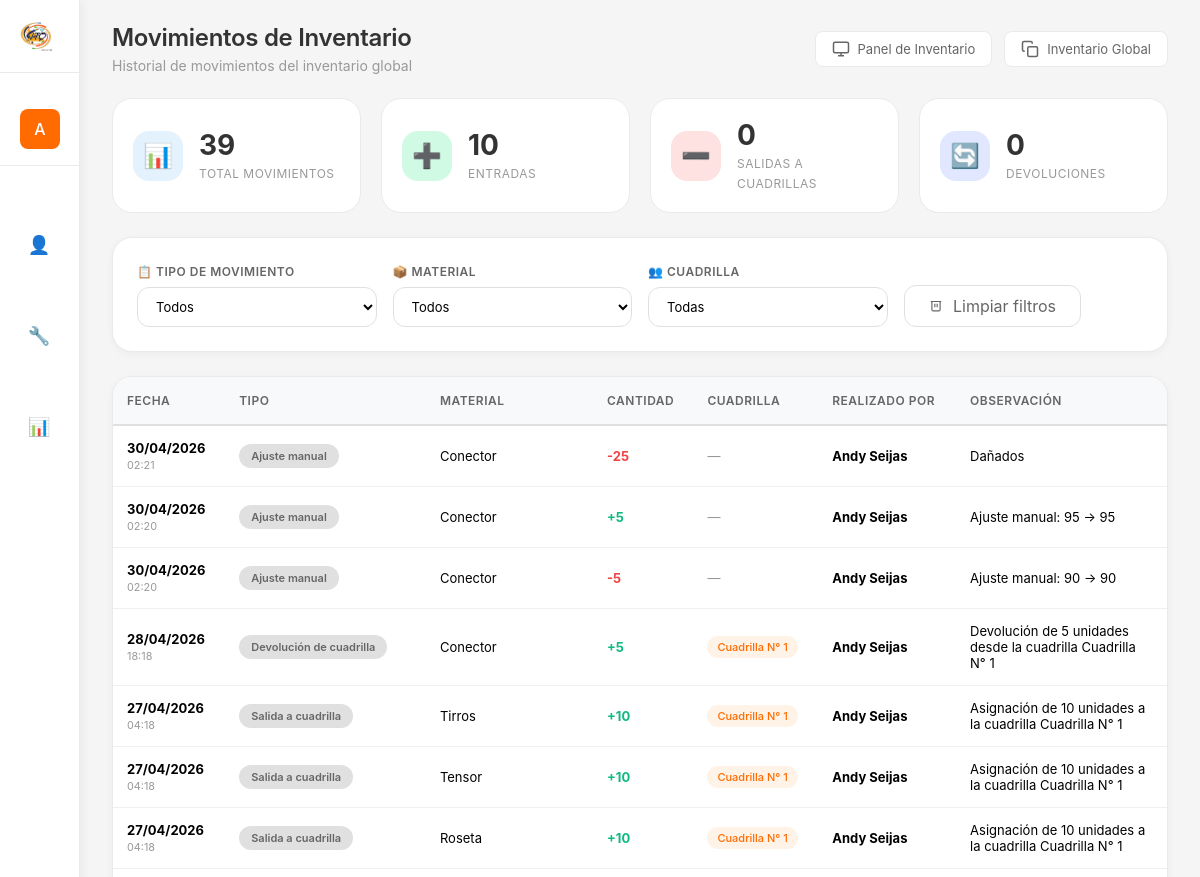
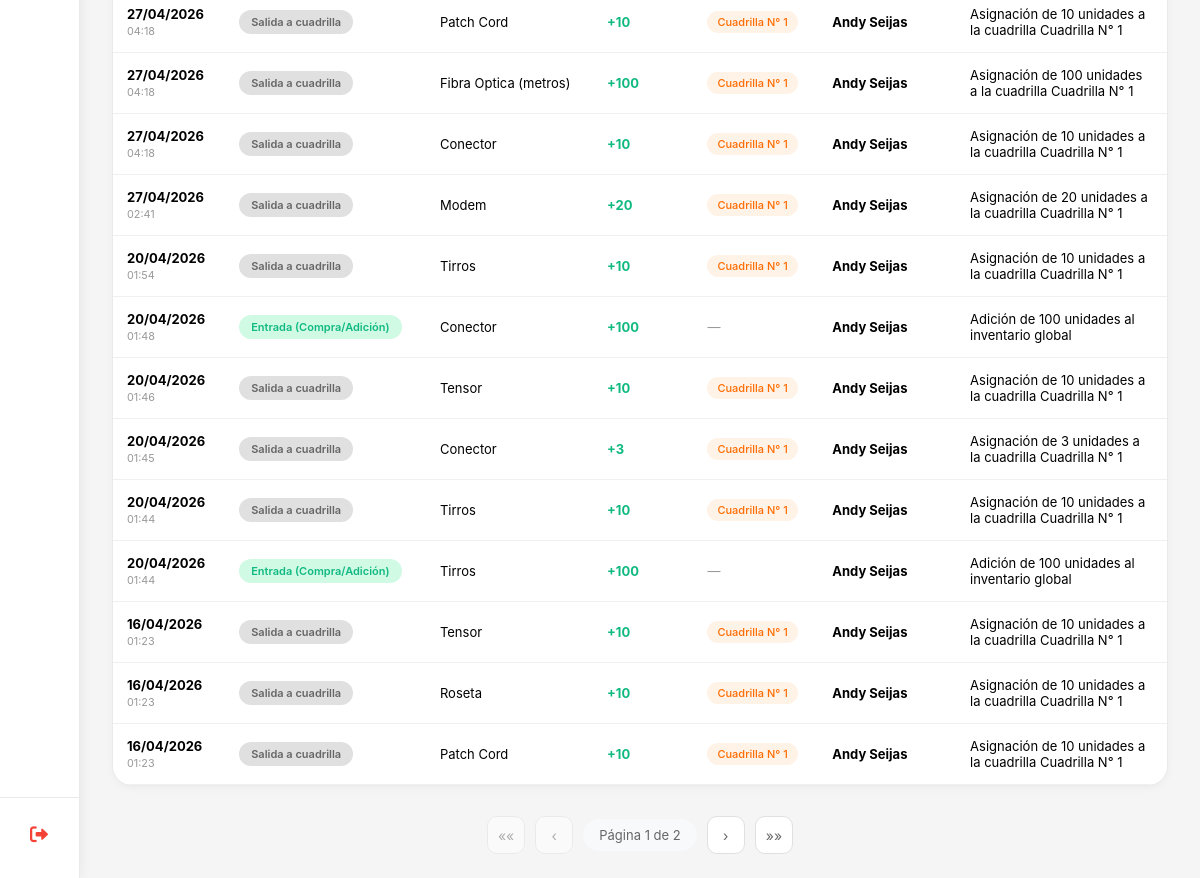
Page /inventario/movimientos/ (signed in) on the earlier database version (2 pictures, top to bottom).
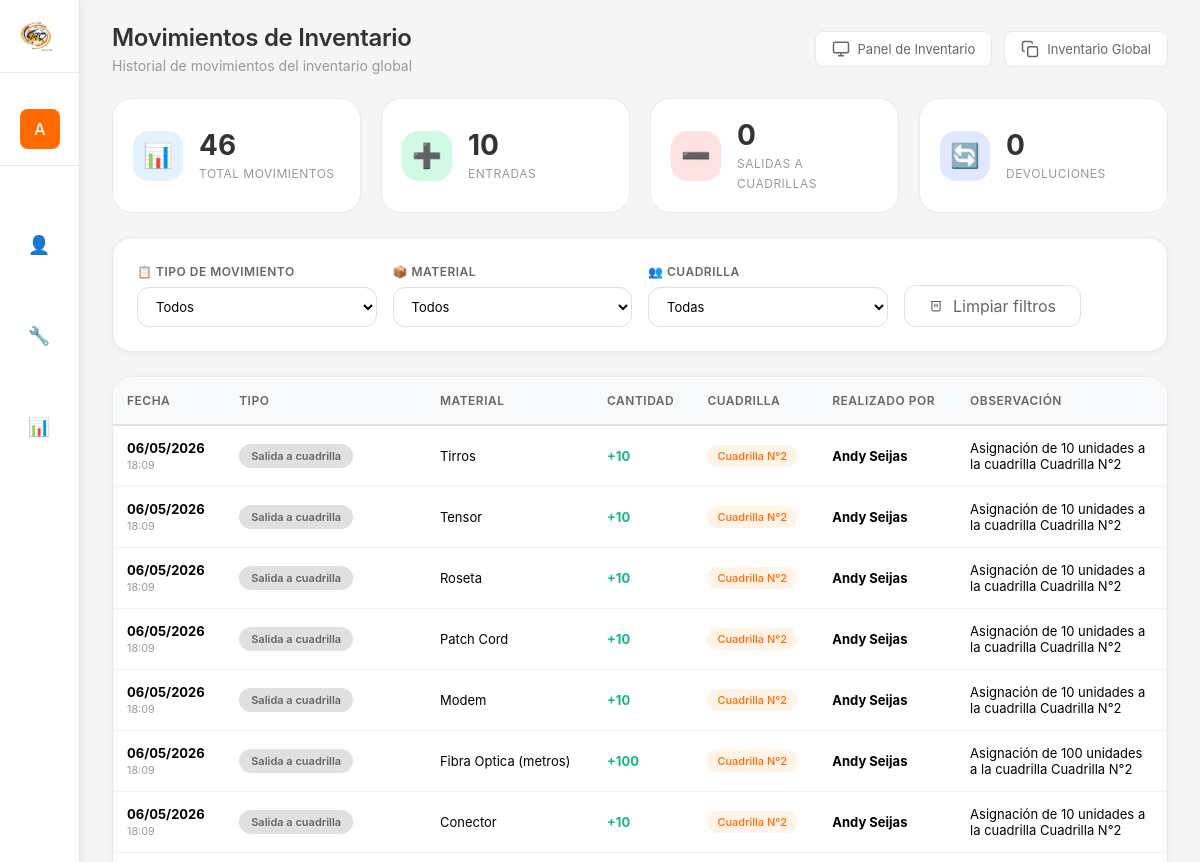
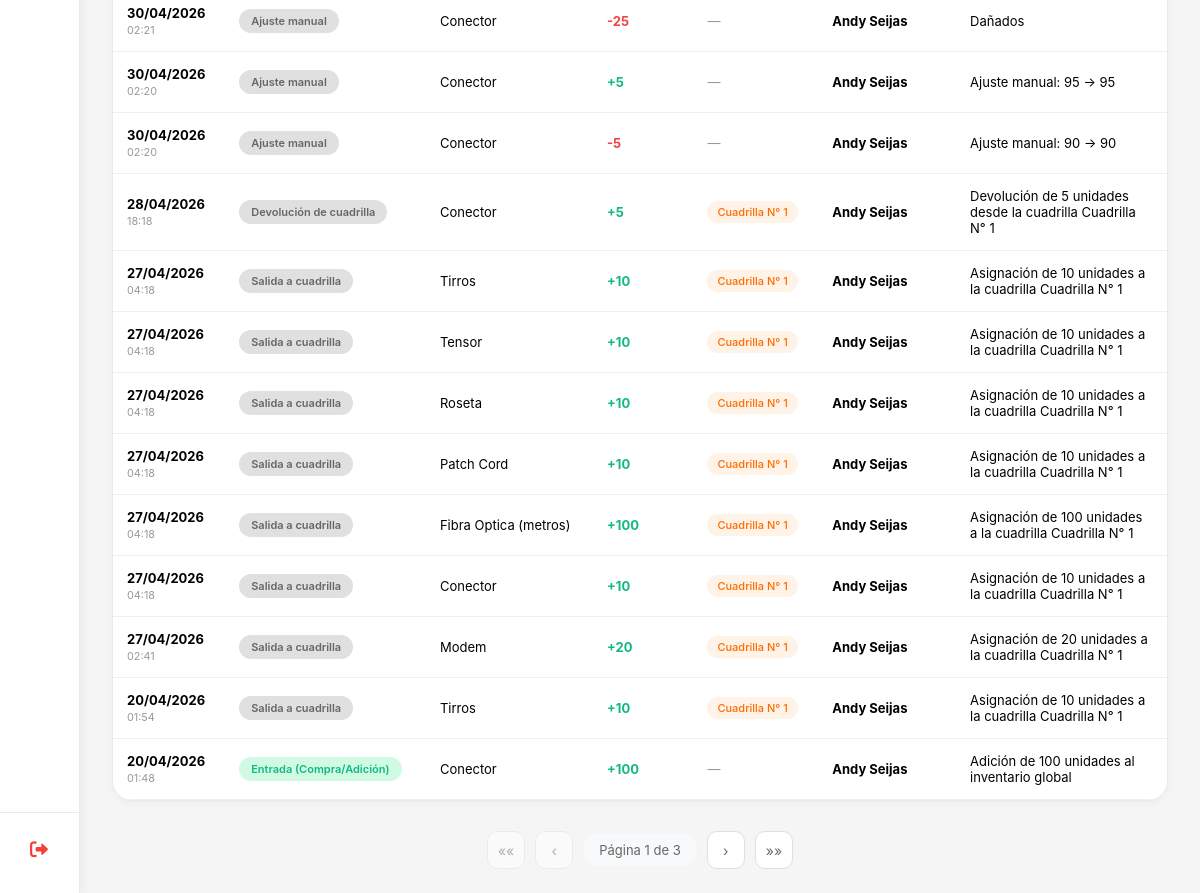
Same page on the later database version (2 pictures, top to bottom).
### myapp/models.py (models this page shows, shortened)
class MovimientoInventario(models.Model):
    class TipoMovimiento(models.TextChoices):
        ENTRADA = 'ENTRADA', 'Entrada (Compra/Adición)'
        SALIDA_A_CUADRILLA = 'SALIDA_CUADRILLA', 'Salida a cuadrilla'
        DEVOLUCION_CUADRILLA = 'DEVOLUCION', 'Devolución de cuadrilla'
        GASTO_INSTALACION = 'GASTO_INSTALACION', '🔧 Gasto en instalación'
        GASTO_SOPORTE = 'GASTO_SOPORTE', 'Gasto en soporte'
        AJUSTE = 'AJUSTE', 'Ajuste manual'
    material = models.ForeignKey(
        Material,
        on_delete=models.CASCADE,
        related_name='movimientos',
        verbose_name="Material"
    )
    tipo = models.CharField(
        max_length=30,
        choices=TipoMovimiento.choices,
        verbose_name="Tipo de movimiento"
    )
    cantidad = models.IntegerField(verbose_name="Cantidad")
    cuadrilla = models.ForeignKey(
        Cuadrilla,
        on_delete=models.SET_NULL,
        null=True,
        blank=True,
        related_name='movimientos_inventario',
        verbose_name="Cuadrilla relacionada"
    )
    instalacion = models.ForeignKey(
        'Instalacion',
        on_delete=models.SET_NULL,
        null=True,
        blank=True,
        related_name='movimientos_inventario',
        verbose_name="Instalación relacionada"
    )
    soporte = models.ForeignKey(
        'Soporte',
        on_delete=models.SET_NULL,
        null=True,
        blank=True,
        related_name='movimientos_inventario',
        verbose_name="Soporte relacionado"
    )
    observacion = models.TextField(max_length=500, blank=True, null=True)
    fecha_movimiento = models.DateTimeField(auto_now_add=True)
    realizado_por = models.ForeignKey(
        User,
        on_delete=models.SET_NULL,
        null=True,
        blank=True,
        related_name='movimientos_inventario',
        verbose_name="Realizado por"
    )
    class Meta:
        verbose_name = "Movimiento de Inventario"
        verbose_name_plural = "Movimientos de Inventario"
        ordering = ['-fecha_movimiento']

class Material(models.Model):
    nombre = models.CharField(max_length=50, unique=True, verbose_name="Nombre del material")
    activo = models.BooleanField(default=True, verbose_name="Activo")
    fecha_creacion = models.DateTimeField(auto_now_add=True)
    class Meta:
        verbose_name = "Material"
        verbose_name_plural = "Materiales"
        ordering = ['nombre']

class Cuadrilla(models.Model):
    class EstadoCuadrilla(models.TextChoices):
        DISPONIBLE = 'DISPONIBLE', 'Disponible'
        OCUPADO = 'OCUPADO', 'Ocupado'
        EN_DESCANSO = 'DESCANSO', 'En Descanso'
        INACTIVO = 'INACTIVO', 'Inactivo'
    nombre = models.CharField(
        max_length=100,
        unique=True,
        verbose_name="Nombre de la Cuadrilla"
    )
    codigo = models.CharField(
        max_length=20,
        unique=True,
        verbose_name="Código de Cuadrilla",
        help_text="Ej: C001, INST-001"
    )
    instaladores = models.ManyToManyField(
        'PerfilUsuario',
        related_name='cuadrillas',
        verbose_name="Instaladores",
        blank=True
    )
    estado = models.CharField(
        max_length=20,
        choices=EstadoCuadrilla.choices,
        default=EstadoCuadrilla.DISPONIBLE,
        verbose_name="Estado de la Cuadrilla",
        db_index=True
    )
    fecha_creacion = models.DateTimeField(
        auto_now_add=True,
        verbose_name="Fecha de creación"
    )
    fecha_actualizacion = models.DateTimeField(
        auto_now=True,
        verbose_name="Última actualización"
    )
    creado_por = models.ForeignKey(
        User,
        on_delete=models.SET_NULL,
        null=True,
        blank=True,
        related_name='cuadrillas_creadas',
        verbose_name="Creado por"
    )
    activo = models.BooleanField(
        default=True,
        verbose_name="Activo"
    )
    class Meta:
        verbose_name = "Cuadrilla"
        verbose_name_plural = "Cuadrillas"
        ordering = ['nombre']
        indexes = [
            models.Index(fields=['estado']),
            models.Index(fields=['activo']),
            models.Index(fields=['codigo']),
        ]

### myapp/views_inventario.py (the view)
# urls.py: path('inventario/movimientos/', inventario_movimientos, name='inventario_movimientos'),
@login_required
@staff_member_required
def inventario_movimientos(request):
    es_admin = request.user.is_superuser or request.user.groups.filter(name='Administrador').exists()
    if not es_admin:
        messages.error(request, 'No tienes permisos para acceder a esta página.')
        return redirect('dashboard')
    tipo_filtro = request.GET.get('tipo', '')
    material_filtro = request.GET.get('material', '')
    cuadrilla_filtro = request.GET.get('cuadrilla', '')
    movimientos = MovimientoInventario.objects.select_related('material', 'cuadrilla', 'realizado_por').exclude(
        tipo__in=['GASTO_INSTALACION', 'GASTO_SOPORTE']
    )
    if tipo_filtro:
        movimientos = movimientos.filter(tipo=tipo_filtro)
    if material_filtro:
        movimientos = movimientos.filter(material_id=material_filtro)
    if cuadrilla_filtro:
        movimientos = movimientos.filter(cuadrilla_id=cuadrilla_filtro)
    movimientos = movimientos.order_by('-fecha_movimiento')
    paginator = Paginator(movimientos, 20)
    page_number = request.GET.get('page', 1)
    page_obj = paginator.get_page(page_number)
    materiales = Material.objects.filter(activo=True).order_by('nombre')
    cuadrillas = Cuadrilla.objects.filter(activo=True).order_by('nombre')
    total_movimientos = movimientos.count()
    total_entradas = movimientos.filter(tipo='ENTRADA').count()
    total_salidas = movimientos.filter(tipo='SALIDA_A_CUADRILLA').count()
    total_devoluciones = movimientos.filter(tipo='DEVOLUCION_CUADRILLA').count()
    context = {
        'movimientos': page_obj,
        'materiales': materiales,
        'cuadrillas': cuadrillas,
        'tipos_movimiento': MovimientoInventario.TipoMovimiento.choices,
        'tipo_filtro': tipo_filtro,
        'material_filtro': material_filtro,
        'cuadrilla_filtro': cuadrilla_filtro,
        'total_movimientos': total_movimientos,
        'total_entradas': total_entradas,
        'total_salidas': total_salidas,
        'total_devoluciones': total_devoluciones,
    }
    return render(request, 'Inventario/inventario_movimientos.html', context)

### myapp/templates/Inventario/inventario_movimientos.html (shortened to what the changed rows need)
{% extends 'Inicio_De_Sesion/base.html' %}
{% load static %}
{% block page_title %}Movimientos de Inventario{% endblock %}
{% block content %}
<div class="summary-cards">
    <div class="summary-card">
        <div class="summary-info">
            <span class="summary-number">{{ total_movimientos }}</span>
            <span class="summary-label">Total movimientos</span>
        </div>
    </div>
    <div class="summary-card">
    </div>
    <div class="summary-card">
    </div>
    <div class="summary-card">
    </div>
</div>
<div class="filters-bar">
    <form method="get" class="filters-form" id="filtrosForm">
    </form>
</div>
<div class="table-container">
    <table class="table">
        <thead>
            <tr>
                <th>Fecha</th>
                <th>Tipo</th>
                <th>Material</th>
                <th>Cantidad</th>
                <th>Cuadrilla</th>
                <th>Realizado por</th>
                <th>Observación</th>
            </thead>
        <tbody>
            {% for mov in movimientos %}
            <tr>
                <td>
                    <strong>{{ mov.fecha_movimiento|date:"d/m/Y" }}</strong><br>
                    <small style="color:#999">{{ mov.fecha_movimiento|date:"H:i" }}</small>
                </td>
                <td>
                    <span class="badge-tipo" style="
                        {% if mov.tipo == 'ENTRADA' %}background:#d1fae5;color:#10b981;
                        {% elif mov.tipo == 'SALIDA_A_CUADRILLA' %}background:#fed7aa;color:#f59e0b;
                        {% elif mov.tipo == 'DEVOLUCION_CUADRILLA' %}background:#e0e7ff;color:#3b82f6;
                        {% else %}background:#e0e0e0;color:#666;{% endif %}
                    ">
                        {{ mov.get_tipo_display }}
                    </span>
                </td>
                <td>{{ mov.material.nombre }}</div>
                <td class="{% if mov.cantidad > 0 %}movimiento-entrada{% else %}movimiento-salida{% endif %}">
                    {% if mov.cantidad > 0 %}+{% endif %}{{ mov.cantidad }}
                </div>
                <td>
                    {% if mov.cuadrilla %}
                    <span class="cuadrilla-badge">{{ mov.cuadrilla.nombre }}</span>
                    {% else %}
                    <span style="color:#999;">—</span>
                    {% endif %}
                </div>
                <td>
                    {% if mov.realizado_por %}
                    <strong>{{ mov.realizado_por.get_full_name|default:mov.realizado_por.username }}</strong>
                    {% else %}
                    <span style="color:#999;">—</span>
                    {% endif %}
                <td style="max-width: 200px; white-space: normal; word-break: break-word;">
                    {{ mov.observacion|default:"—"|truncatechars:60 }}
            </tr>
            {% endfor %}
{% if movimientos.has_other_pages %}
<div class="pagination">
    {% if movimientos.has_previous %}
    <a href="?page=1{% if tipo_filtro %}&tipo={{ tipo_filtro }}{% endif %}{% if material_filtro %}&material={{ material_filtro }}{% endif %}{% if cuadrilla_filtro %}&cuadrilla={{ cuadrilla_filtro }}{% endif %}" class="page-link" title="Primera página">
        ««
    </a>
    <a href="?page={{ movimientos.previous_page_number }}{% if tipo_filtro %}&tipo={{ tipo_filtro }}{% endif %}{% if material_filtro %}&material={{ material_filtro }}{% endif %}{% if cuadrilla_filtro %}&cuadrilla={{ cuadrilla_filtro }}{% endif %}" class="page-link" title="Página anterior">
        ‹
    </a>
    {% else %}
    <span class="page-link disabled">««</span>
    <span class="page-link disabled">‹</span>
    {% endif %}
    <span class="page-info">
        Página {{ movimientos.number }} de {{ movimientos.paginator.num_pages }}
    </span>
    {% if movimientos.has_next %}
    <a href="?page={{ movimientos.next_page_number }}" class="page-link" title="Página siguiente">
        ›
    </a>
    <a href="?page={{ movimientos.paginator.num_pages }}" class="page-link" title="Última página">
        »»
    </a>
    {% else %}
    <span class="page-link disabled">›</span>
    <span class="page-link disabled">»»</span>
    {% endif %}
</div>
{% endif %}
{% endblock %}

Differences in the rows shown:
no longer on this page (row unchanged): MovimientoInventario: fecha_movimiento "20/04/2026", fecha_movimiento "01:46", tipo "Salida a cuadrilla", material.nombre "Tensor", cantidad "10", cuadrilla.nombre "Cuadrilla N° 1", realizado_por.get_full_name "Andy Seijas", observacion "Asignación de 10 unidades a la cuadrilla Cuadrilla N° 1"
no longer on this page (row unchanged): MovimientoInventario: fecha_movimiento "20/04/2026", fecha_movimiento "01:45", tipo "Salida a cuadrilla", material.nombre "Conector", cantidad "3", cuadrilla.nombre "Cuadrilla N° 1", realizado_por.get_full_name "Andy Seijas", observacion "Asignación de 3 unidades a la cuadrilla Cuadrilla N° 1"
no longer on this page (row unchanged): MovimientoInventario: fecha_movimiento "20/04/2026", fecha_movimiento "01:44", tipo "Salida a cuadrilla", material.nombre "Tirros", cantidad "10", cuadrilla.nombre "Cuadrilla N° 1", realizado_por.get_full_name "Andy Seijas", observacion "Asignación de 10 unidades a la cuadrilla Cuadrilla N° 1"
no longer on this page (row unchanged): MovimientoInventario: fecha_movimiento "20/04/2026", fecha_movimiento "01:44", tipo "Entrada (Compra/Adición)", material.nombre "Tirros", cantidad "100", realizado_por.get_full_name "Andy Seijas", observacion "Adición de 100 unidades al inventario global"
no longer on this page (row unchanged): MovimientoInventario: fecha_movimiento "16/04/2026", fecha_movimiento "01:23", tipo "Salida a cuadrilla", material.nombre "Tensor", cantidad "10", cuadrilla.nombre "Cuadrilla N° 1", realizado_por.get_full_name "Andy Seijas", observacion "Asignación de 10 unidades a la cuadrilla Cuadrilla N° 1"
no longer on this page (row unchanged): MovimientoInventario: fecha_movimiento "16/04/2026", fecha_movimiento "01:23", tipo "Salida a cuadrilla", material.nombre "Roseta", cantidad "10", cuadrilla.nombre "Cuadrilla N° 1", realizado_por.get_full_name "Andy Seijas", observacion "Asignación de 10 unidades a la cuadrilla Cuadrilla N° 1"
no longer on this page (row unchanged): MovimientoInventario: fecha_movimiento "16/04/2026", fecha_movimiento "01:23", tipo "Salida a cuadrilla", material.nombre "Patch Cord", cantidad "10", cuadrilla.nombre "Cuadrilla N° 1", realizado_por.get_full_name "Andy Seijas", observacion "Asignación de 10 unidades a la cuadrilla Cuadrilla N° 1"
added MovimientoInventario: fecha_movimiento "06/05/2026", fecha_movimiento "18:09", tipo "Salida a cuadrilla", material.nombre "Tirros", cantidad "10", cuadrilla.nombre "Cuadrilla N°2", realizado_por.get_full_name "Andy Seijas", observacion "Asignación de 10 unidades a la cuadrilla Cuadrilla N°2"
added MovimientoInventario: fecha_movimiento "06/05/2026", fecha_movimiento "18:09", tipo "Salida a cuadrilla", material.nombre "Tensor", cantidad "10", cuadrilla.nombre "Cuadrilla N°2", realizado_por.get_full_name "Andy Seijas", observacion "Asignación de 10 unidades a la cuadrilla Cuadrilla N°2"
added MovimientoInventario: fecha_movimiento "06/05/2026", fecha_movimiento "18:09", tipo "Salida a cuadrilla", material.nombre "Roseta", cantidad "10", cuadrilla.nombre "Cuadrilla N°2", realizado_por.get_full_name "Andy Seijas", observacion "Asignación de 10 unidades a la cuadrilla Cuadrilla N°2"
added MovimientoInventario: fecha_movimiento "06/05/2026", fecha_movimiento "18:09", tipo "Salida a cuadrilla", material.nombre "Patch Cord", cantidad "10", cuadrilla.nombre "Cuadrilla N°2", realizado_por.get_full_name "Andy Seijas", observacion "Asignación de 10 unidades a la cuadrilla Cuadrilla N°2"
added MovimientoInventario: fecha_movimiento "06/05/2026", fecha_movimiento "18:09", tipo "Salida a cuadrilla", material.nombre "Modem", cantidad "10", cuadrilla.nombre "Cuadrilla N°2", realizado_por.get_full_name "Andy Seijas", observacion "Asignación de 10 unidades a la cuadrilla Cuadrilla N°2"
added MovimientoInventario: fecha_movimiento "06/05/2026", fecha_movimiento "18:09", tipo "Salida a cuadrilla", material.nombre "Fibra Optica (metros)", cantidad "100", cuadrilla.nombre "Cuadrilla N°2", realizado_por.get_full_name "Andy Seijas", observacion "Asignación de 100 unidades a la cuadrilla Cuadrilla N°2"
added MovimientoInventario: fecha_movimiento "06/05/2026", fecha_movimiento "18:09", tipo "Salida a cuadrilla", material.nombre "Conector", cantidad "10", cuadrilla.nombre "Cuadrilla N°2", realizado_por.get_full_name "Andy Seijas", observacion "Asignación de 10 unidades a la cuadrilla Cuadrilla N°2"
Other differences:
{{ total_movimientos }}: "39" → "46"
{{ movimientos.paginator.num_pages }}: "2" → "3"
